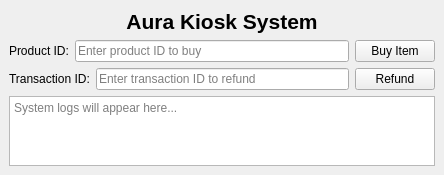
<?xml version="1.0" encoding="UTF-8"?>
<ui version="4.0">
 <class>MainWindow</class>
 <widget class="QMainWindow" name="MainWindow">
  <property name="geometry">
   <rect>
    <x>0</x>
    <y>0</y>
    <width>444</width>
    <height>148</height>
   </rect>
  </property>
  <property name="windowTitle">
   <string>Aura Retail OS - Kiosk</string>
  </property>
  <widget class="QWidget" name="centralwidget">
   <layout class="QVBoxLayout" name="verticalLayout">
    <item>
     <widget class="QLabel" name="titleLabel">
      <property name="font">
       <font>
        <pointsize>16</pointsize>
        <bold>true</bold>
       </font>
      </property>
      <property name="text">
       <string>Aura Kiosk System</string>
      </property>
      <property name="alignment">
       <set>Qt::AlignmentFlag::AlignCenter</set>
      </property>
     </widget>
    </item>
    <item>
     <layout class="QHBoxLayout" name="buyLayout">
      <item>
       <widget class="QLabel" name="productLabel">
        <property name="text">
         <string>Product ID:</string>
        </property>
       </widget>
      </item>
      <item>
       <widget class="QLineEdit" name="productInput">
        <property name="placeholderText">
         <string>Enter product ID to buy</string>
        </property>
       </widget>
      </item>
      <item>
       <widget class="QPushButton" name="buyButton">
        <property name="text">
         <string>Buy Item</string>
        </property>
       </widget>
      </item>
     </layout>
    </item>
    <item>
     <layout class="QHBoxLayout" name="refundLayout">
      <item>
       <widget class="QLabel" name="transactionLabel">
        <property name="text">
         <string>Transaction ID:</string>
        </property>
       </widget>
      </item>
      <item>
       <widget class="QLineEdit" name="transactionInput">
        <property name="placeholderText">
         <string>Enter transaction ID to refund</string>
        </property>
       </widget>
      </item>
      <item>
       <widget class="QPushButton" name="refundButton">
        <property name="text">
         <string>Refund</string>
        </property>
       </widget>
      </item>
     </layout>
    </item>
    <item>
     <widget class="QTextEdit" name="logBox">
      <property name="readOnly">
       <bool>true</bool>
      </property>
      <property name="placeholderText">
       <string>System logs will appear here...</string>
      </property>
     </widget>
    </item>
   </layout>
  </widget>
 </widget>
 <resources/>
 <connections/>
</ui>
